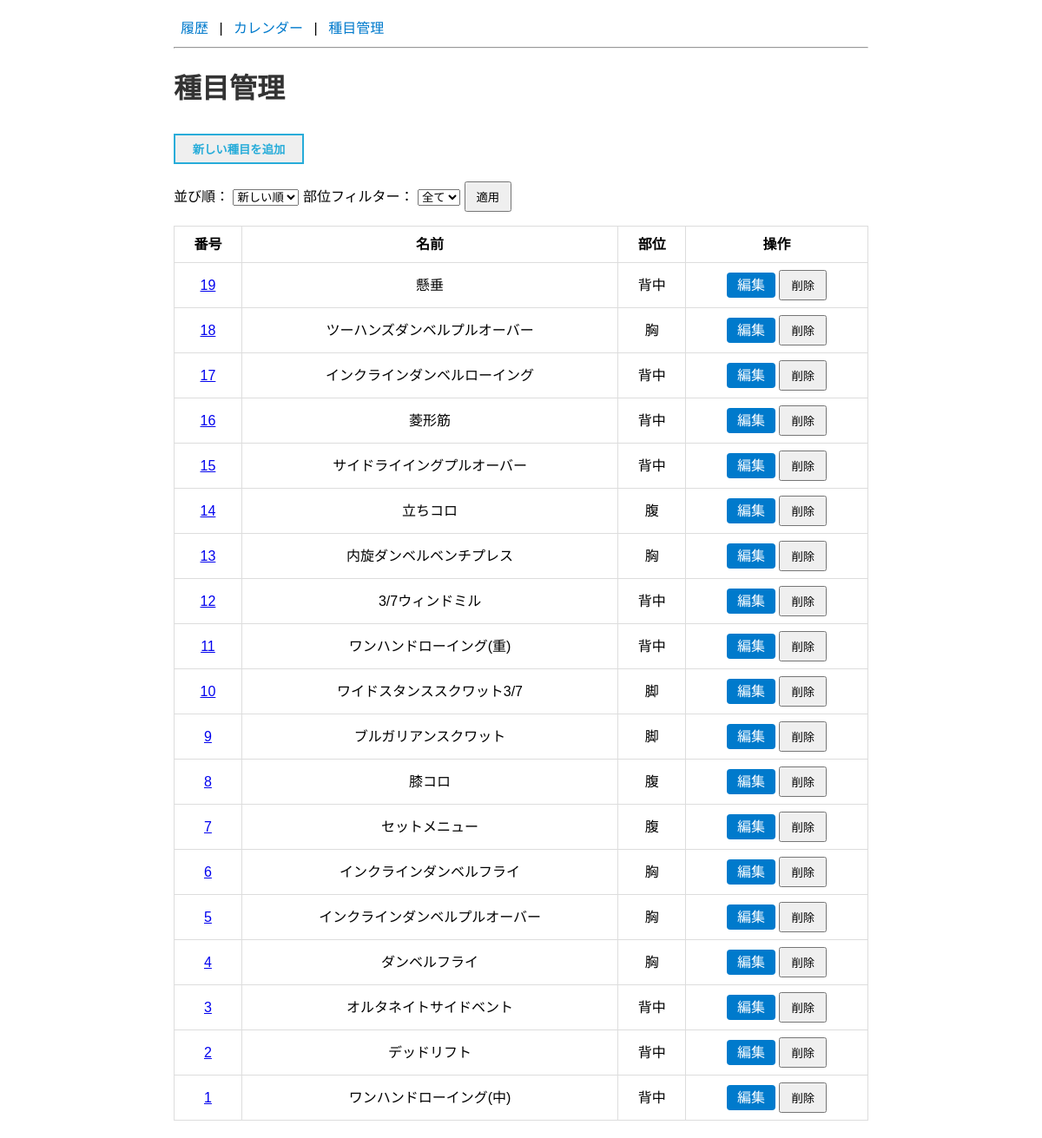
Screenshot of /exercises with the database file from the repository.
### tables this page shows
CREATE TABLE exercises (
           id INTEGER PRIMARY KEY,
           name TEXT NOT NULL,
           muscle_group TEXT NOT NULL
       , memo TEXT, video_url TEXT, default_sets INTEGER, default_reps INTEGER, default_weight REAL);

### app.py (the view, shortened to what this page needs)
@app.route('/exercises', methods=['GET', 'POST'])
def exercises():
    conn = get_db_connection()
    sort = request.args.get('sort', 'new')
    muscle = request.args.get('muscle', '')
    query = 'SELECT * FROM exercises'
    params = []
    if muscle:
        query += ' WHERE muscle_group = ?'
        params.append(muscle)
    if sort == 'old':
        query += ' ORDER BY id ASC'
    else:
        query += ' ORDER BY id DESC'
    rows = conn.execute(query, params).fetchall()
    all_rows = conn.execute('SELECT id FROM exercises ORDER BY id ASC').fetchall()
    number_map = {r['id']: idx + 1 for idx, r in enumerate(all_rows)}
    conn.close()
    return render_template('exercises.html', exercises=rows, sort=sort, muscle=muscle, numbers=number_map)

### app.py (called while the page is built)
def get_db_connection():
    conn = sqlite3.connect(DB_PATH)
    conn.row_factory = sqlite3.Row  # 行を辞書のように扱えるよう設定
    return conn

### templates/exercises.html (shortened to what this page needs)
{% extends 'base.html' %}
{% block content %}
<h1>種目管理</h1>
<h2><button type="button" class="record" id="openAddExerciseModal">新しい種目を追加</button></h2>
<form method="get" style="margin-top: 10px;">
  並び順：
  <select name="sort">
    <option value="new" {% if sort=='new' %}selected{% endif %}>新しい順</option>
  </select>
  部位フィルター：
  <select name="muscle">
    <option value="" {% if not muscle %}selected{% endif %}>全て</option>
  </select>
  <button type="submit">適用</button>
</form>
<table>
  <tr>
    <th>番号</th>
    <th>名前</th>
    <th>部位</th>
    <th>操作</th>
  </tr>
  {% for e in exercises %}
  <tr>
    <td>
      <a href="#" class="exercise-note" data-memo="{{ e.memo|default('') }}"
        data-video="{{ e.video_url|default('') }}">{{ numbers[e.id] }}</a>
    </td>
    <td>{{ e.name }}</td>
    <td>{{ e.muscle_group }}</td>
    <td>
      <a href="#" data-id="{{ e.id }}" class="button-link edit-exercise">編集</a>
      <form method="post" style="display:inline">
        <button type="submit" onclick="return confirm('本当にこの種目を削除しますか？')">削除</button>
      </form>
    </td>
  </tr>
  {% endfor %}
</table>
{% endblock %}

### static/style.css (style rules this page uses)
body { font-family: Arial, sans-serif; max-width: 800px; margin: 20px auto; line-height: 1.6; }
table { width: 100%; border-collapse: collapse; margin-top: 16px; }
th, td { border: 1px solid #ddd; padding: 8px; text-align: center; }
h1, h2 { color: #333; }
button { padding: 6px 12px; cursor: pointer; }
.record { display: flexbox; text-align: center; text-decoration: none; width: 150px; margin: auto; padding: 6px 12px; font-weight: bold; border: 2px solid #27acd9; color: #27acd9; transition: 0.3s; }
.button-link { padding: 6px 12px; background-color: #007acc; color: #fff; text-decoration: none; border-radius: 4px; }

### rows the page displays
exercises: id "19", name "懸垂", muscle_group "背中"
exercises: id "18", name "ツーハンズダンベルプルオーバー", muscle_group "胸"
exercises: id "17", name "インクラインダンベルローイング", muscle_group "背中"
exercises: id "16", name "菱形筋", muscle_group "背中"
exercises: id "15", name "サイドライイングプルオーバー", muscle_group "背中"
exercises: id "14", name "立ちコロ", muscle_group "腹"
exercises: id "13", name "内旋ダンベルベンチプレス", muscle_group "胸"
exercises: id "12", name "3/7ウィンドミル", muscle_group "背中"
exercises: id "11", name "ワンハンドローイング(重)", muscle_group "背中"
exercises: id "10", name "ワイドスタンススクワット3/7", muscle_group "脚"
exercises: id "9", name "ブルガリアンスクワット", muscle_group "脚"
exercises: id "8", name "膝コロ", muscle_group "腹"
exercises: id "7", name "セットメニュー", muscle_group "腹"
exercises: id "6", name "インクラインダンベルフライ", muscle_group "胸"
exercises: id "5", name "インクラインダンベルプルオーバー", muscle_group "胸"
exercises: id "4", name "ダンベルフライ", muscle_group "胸"
exercises: id "3", name "オルタネイトサイドベント", muscle_group "背中"
exercises: id "2", name "デッドリフト", muscle_group "背中"
exercises: id "1", name "ワンハンドローイング(中)", muscle_group "背中"
